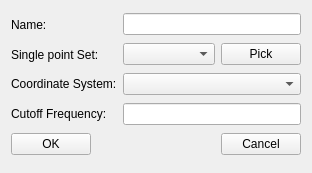
<?xml version="1.0" encoding="UTF-8"?>
<ui version="4.0">
 <class>GUIAccelDialog</class>
 <widget class="QWidget" name="GUIAccelDialog">
  <property name="geometry">
   <rect>
    <x>0</x>
    <y>0</y>
    <width>312</width>
    <height>173</height>
   </rect>
  </property>
  <property name="windowTitle">
   <string>Accelerometer</string>
  </property>
  <layout class="QGridLayout" name="gridLayout">
   <item row="0" column="0" rowspan="4">
    <layout class="QVBoxLayout" name="verticalLayout">
     <item>
      <widget class="QLabel" name="label">
       <property name="text">
        <string>Name:</string>
       </property>
      </widget>
     </item>
     <item>
      <widget class="QLabel" name="label_2">
       <property name="text">
        <string>Single point Set:</string>
       </property>
      </widget>
     </item>
     <item>
      <widget class="QLabel" name="label_3">
       <property name="text">
        <string>Coordinate System:</string>
       </property>
      </widget>
     </item>
     <item>
      <widget class="QLabel" name="label_4">
       <property name="text">
        <string>Cutoff Frequency:</string>
       </property>
      </widget>
     </item>
    </layout>
   </item>
   <item row="0" column="1" colspan="2">
    <widget class="QLineEdit" name="lineEditName"/>
   </item>
   <item row="1" column="1">
    <widget class="QComboBox" name="comboBoxSet">
     <property name="sizePolicy">
      <sizepolicy hsizetype="Expanding" vsizetype="Fixed">
       <horstretch>0</horstretch>
       <verstretch>0</verstretch>
      </sizepolicy>
     </property>
    </widget>
   </item>
   <item row="1" column="2">
    <widget class="QPushButton" name="pushButtonPick">
     <property name="text">
      <string>Pick</string>
     </property>
    </widget>
   </item>
   <item row="2" column="1" colspan="2">
    <widget class="QComboBox" name="comboBoxCS"/>
   </item>
   <item row="3" column="1" colspan="2">
    <widget class="Comp::FITKSciNotationLineEdit" name="lineEditFcut"/>
   </item>
   <item row="4" column="0" colspan="3">
    <layout class="QHBoxLayout" name="horizontalLayout">
     <item>
      <widget class="QPushButton" name="pushButtonOK">
       <property name="text">
        <string>OK</string>
       </property>
      </widget>
     </item>
     <item>
      <spacer name="horizontalSpacer">
       <property name="orientation">
        <enum>Qt::Horizontal</enum>
       </property>
       <property name="sizeHint" stdset="0">
        <size>
         <width>40</width>
         <height>20</height>
        </size>
       </property>
      </spacer>
     </item>
     <item>
      <widget class="QPushButton" name="pushButtonCancel">
       <property name="text">
        <string>Cancel</string>
       </property>
      </widget>
     </item>
    </layout>
   </item>
  </layout>
 </widget>
 <customwidgets>
  <customwidget>
   <class>Comp::FITKSciNotationLineEdit</class>
   <extends>QLineEdit</extends>
   <header>FITK_Component/FITKWidget/FITKSciNotationLineEdit.h</header>
  </customwidget>
 </customwidgets>
 <resources/>
 <connections/>
</ui>
